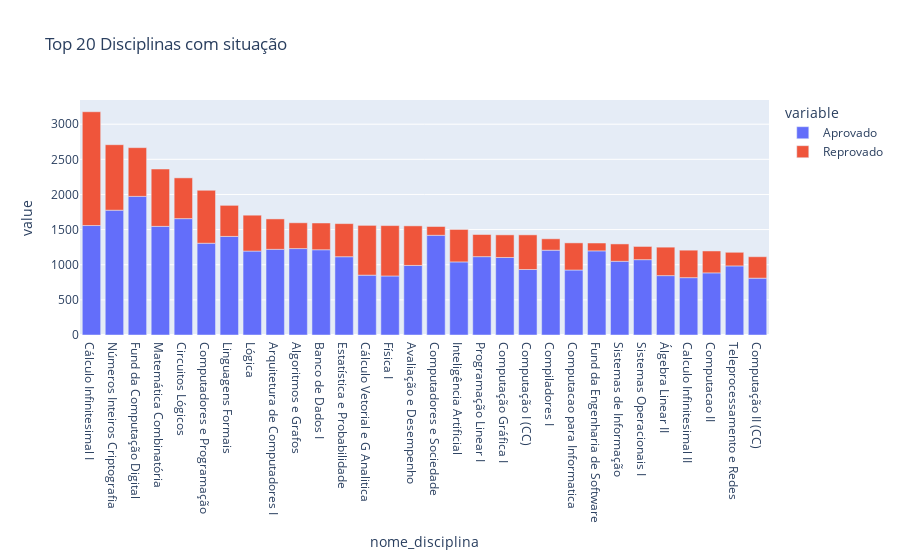

The notebook cell saved with this chart:
### Code cell
situacao_disciplina_agg = situacao_disciplina.groupby(["nome_disciplina", "situacao_disciplina"]).size().reset_index(name="quantidade")
situacao_disciplina_pivot = situacao_disciplina_agg.pivot_table(index="nome_disciplina", columns="situacao_disciplina", values="quantidade", fill_value=0)
situacao_disciplina_pivot["total"] = situacao_disciplina_pivot.sum(axis=1)
situacao_disciplina_sorted = situacao_disciplina_pivot.sort_values("total", ascending=False)

top_20 = situacao_disciplina_sorted.head(30)

fig = px.bar(
    top_20,
    x=top_20.index,
    y=["Aprovado", "Reprovado"],
    title="Top 20 Disciplinas com situação",
)
fig.show()

### Figure 1 — Plotly figure (JSON) as saved in the notebook; plotly's stock layout.template omitted (floating-point values rounded to 4 significant figures)
{"data": [{"alignmentgroup": "True", "hovertemplate": "variable=Aprovado<br>nome_disciplina=%{x}<br>value=%{y}<extra></extra>", "legendgroup": "Aprovado", "marker": {"color": "#636efa", "pattern": {"shape": ""}}, "name": "Aprovado", "offsetgroup": "Aprovado", "orientation": "v", "showlegend": true, "textposition": "auto", "type": "bar", "x": ["Cálculo Infinitesimal I", "Números Inteiros Criptografia", "Fund da Computação Digital", "Matemática Combinatória", "Circuitos Lógicos", "Computadores e Programação", "Linguagens Formais", "Lógica", "Arquitetura de Computadores I", "Algoritmos e Grafos", "Banco de Dados I", "Estatística e Probabilidade", "Cálculo Vetorial e G Analitica", "Física I", "Avaliação e Desempenho", "Computadores e Sociedade", "Inteligência Artificial", "Programação Linear I", "Computação Gráfica I", "Computação I (CC)", "Compiladores I", "Computacao para Informatica", "Fund da Engenharia de Software", "Sistemas de Informação", "Sistemas Operacionais I", "Álgebra Linear II", "Calculo Infinitesimal II", "Computacao II", "Teleprocessamento e Redes", "Computação II (CC)"], "xaxis": "x", "y": [1558, 1776, 1973, 1546, 1656, 1306, 1403, 1194, 1219, 1230, 1213, 1114, 852, 840, 990, 1419, 1040, 1115, 1103, 932, 1207, 925, 1197, 1049, 1072, 845, 816, 884, 983, 809], "yaxis": "y"}, {"alignmentgroup": "True", "hovertemplate": "variable=Reprovado<br>nome_disciplina=%{x}<br>value=%{y}<extra></extra>", "legendgroup": "Reprovado", "marker": {"color": "#EF553B", "pattern": {"shape": ""}}, "name": "Reprovado", "offsetgroup": "Reprovado", "orientation": "v", "showlegend": true, "textposition": "auto", "type": "bar", "x": ["Cálculo Infinitesimal I", "Números Inteiros Criptografia", "Fund da Computação Digital", "Matemática Combinatória", "Circuitos Lógicos", "Computadores e Programação", "Linguagens Formais", "Lógica", "Arquitetura de Computadores I", "Algoritmos e Grafos", "Banco de Dados I", "Estatística e Probabilidade", "Cálculo Vetorial e G Analitica", "Física I", "Avaliação e Desempenho", "Computadores e Sociedade", "Inteligência Artificial", "Programação Linear I", "Computação Gráfica I", "Computação I (CC)", "Compiladores I", "Computacao para Informatica", "Fund da Engenharia de Software", "Sistemas de Informação", "Sistemas Operacionais I", "Álgebra Linear II", "Calculo Infinitesimal II", "Computacao II", "Teleprocessamento e Redes", "Computação II (CC)"], "xaxis": "x", "y": [1619, 932, 693, 816, 580, 753, 442, 511, 433, 367, 381, 471, 708, 717, 563, 125, 462, 315, 322, 493, 162, 386, 112, 247, 188, 405, 391, 312, 194, 305], "yaxis": "y"}], "layout": {"barmode": "relative", "legend": {"title": {"text": "variable"}, "tracegroupgap": 0}, "title": {"text": "Top 20 Disciplinas com situação"}, "xaxis": {"anchor": "y", "domain": [0, 1], "title": {"text": "nome_disciplina"}}, "yaxis": {"anchor": "x", "domain": [0, 1], "title": {"text": "value"}}}}
